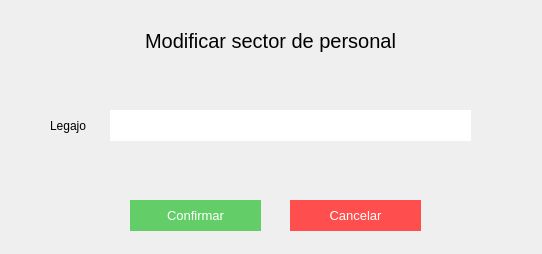
<?xml version="1.0" encoding="UTF-8"?>
<ui version="4.0">
 <class>Form</class>
 <widget class="QWidget" name="Form">
  <property name="geometry">
   <rect>
    <x>0</x>
    <y>0</y>
    <width>542</width>
    <height>254</height>
   </rect>
  </property>
  <property name="windowTitle">
   <string>Form</string>
  </property>
  <widget class="QPushButton" name="su_btn_cancelar">
   <property name="geometry">
    <rect>
     <x>290</x>
     <y>200</y>
     <width>131</width>
     <height>31</height>
    </rect>
   </property>
   <property name="styleSheet">
    <string notr="true">color:white;
font-size:10pt;
border:none;
background-color:#ff4e4e;</string>
   </property>
   <property name="text">
    <string>Cancelar</string>
   </property>
  </widget>
  <widget class="QLabel" name="label">
   <property name="geometry">
    <rect>
     <x>50</x>
     <y>110</y>
     <width>51</width>
     <height>31</height>
    </rect>
   </property>
   <property name="styleSheet">
    <string notr="true">font: 11pt &quot;MS Shell Dlg 2&quot;;
text-align:center;</string>
   </property>
   <property name="text">
    <string>Legajo</string>
   </property>
  </widget>
  <widget class="QLabel" name="label_2">
   <property name="geometry">
    <rect>
     <x>10</x>
     <y>20</y>
     <width>521</width>
     <height>41</height>
    </rect>
   </property>
   <property name="styleSheet">
    <string notr="true">font-size:20px;
</string>
   </property>
   <property name="text">
    <string>Modificar sector de personal</string>
   </property>
   <property name="alignment">
    <set>Qt::AlignCenter</set>
   </property>
  </widget>
  <widget class="QLineEdit" name="su_input_1">
   <property name="geometry">
    <rect>
     <x>110</x>
     <y>110</y>
     <width>361</width>
     <height>31</height>
    </rect>
   </property>
   <property name="styleSheet">
    <string notr="true">border:none;
background-color: rgb(255, 255, 255);
font: 11pt &quot;MS Shell Dlg 2&quot;;</string>
   </property>
  </widget>
  <widget class="QPushButton" name="su_btn_confirmar">
   <property name="geometry">
    <rect>
     <x>130</x>
     <y>200</y>
     <width>131</width>
     <height>31</height>
    </rect>
   </property>
   <property name="styleSheet">
    <string notr="true">background-color: rgb(99, 206, 104);
color:white;
font-size:10pt;
border:none;</string>
   </property>
   <property name="text">
    <string>Confirmar</string>
   </property>
  </widget>
 </widget>
 <resources/>
 <connections/>
</ui>
